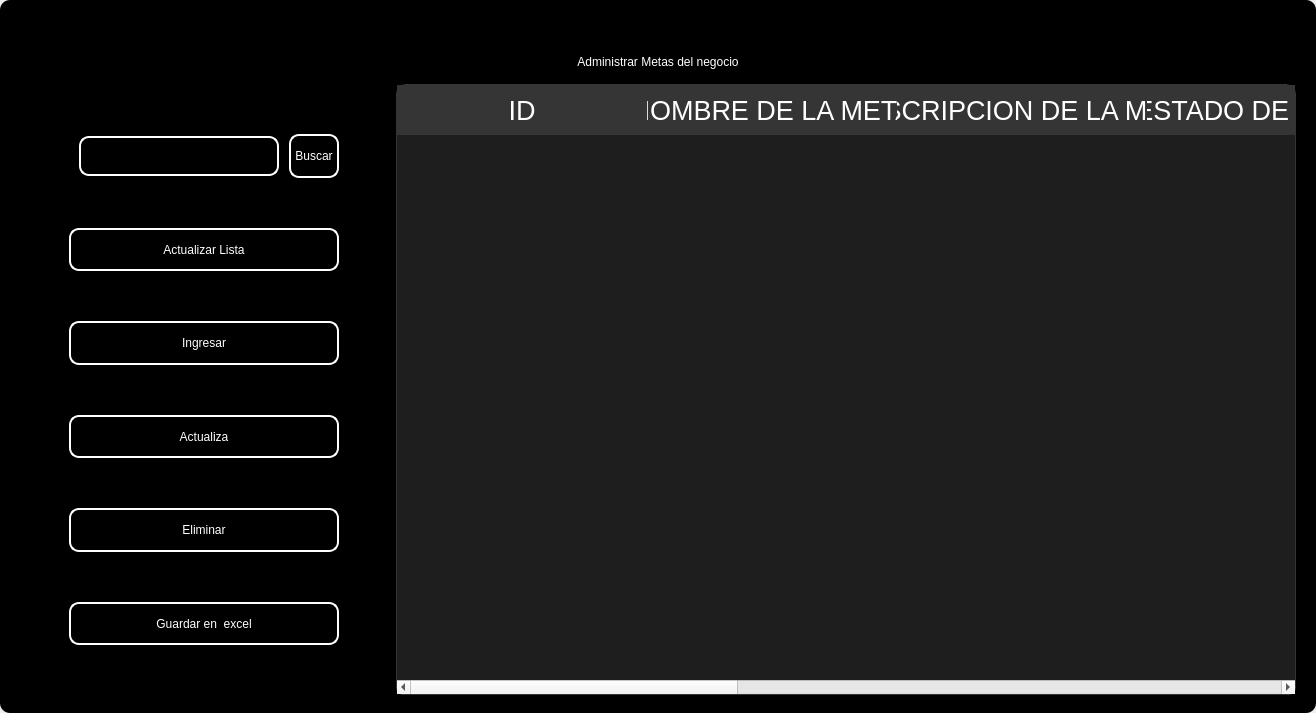
<?xml version="1.0" encoding="UTF-8"?>
<ui version="4.0">
 <class>MainWindow</class>
 <widget class="QMainWindow" name="MainWindow">
  <property name="geometry">
   <rect>
    <x>0</x>
    <y>0</y>
    <width>1316</width>
    <height>713</height>
   </rect>
  </property>
  <property name="windowTitle">
   <string>MainWindow</string>
  </property>
  <property name="styleSheet">
   <string notr="true"/>
  </property>
  <widget class="QWidget" name="centralwidget">
   <property name="styleSheet">
    <string notr="true"/>
   </property>
   <layout class="QVBoxLayout" name="verticalLayout">
    <property name="spacing">
     <number>0</number>
    </property>
    <property name="leftMargin">
     <number>0</number>
    </property>
    <property name="topMargin">
     <number>0</number>
    </property>
    <property name="rightMargin">
     <number>0</number>
    </property>
    <property name="bottomMargin">
     <number>0</number>
    </property>
    <item>
     <widget class="QFrame" name="frame">
      <property name="enabled">
       <bool>true</bool>
      </property>
      <property name="styleSheet">
       <string notr="true">
QFrame {
border-radius:10px;
	background-color: rgb(0, 0, 0);
 }
</string>
      </property>
      <property name="frameShape">
       <enum>QFrame::StyledPanel</enum>
      </property>
      <property name="frameShadow">
       <enum>QFrame::Raised</enum>
      </property>
      <layout class="QVBoxLayout" name="verticalLayout_2">
       <item>
        <widget class="QFrame" name="frame_superior">
         <property name="minimumSize">
          <size>
           <width>0</width>
           <height>40</height>
          </size>
         </property>
         <property name="maximumSize">
          <size>
           <width>16777215</width>
           <height>40</height>
          </size>
         </property>
         <property name="styleSheet">
          <string notr="true">QPushButton{
border-radius:18px;
}

QPushButton:hover{
	background-color: rgb(0, 0, 0);
}
</string>
         </property>
         <property name="frameShape">
          <enum>QFrame::StyledPanel</enum>
         </property>
         <property name="frameShadow">
          <enum>QFrame::Raised</enum>
         </property>
         <layout class="QHBoxLayout" name="horizontalLayout_3">
          <property name="spacing">
           <number>4</number>
          </property>
          <property name="leftMargin">
           <number>0</number>
          </property>
          <property name="topMargin">
           <number>0</number>
          </property>
          <property name="rightMargin">
           <number>0</number>
          </property>
          <property name="bottomMargin">
           <number>0</number>
          </property>
          <item>
           <widget class="QPushButton" name="btn_icon">
            <property name="text">
             <string/>
            </property>
            <property name="iconSize">
             <size>
              <width>40</width>
              <height>40</height>
             </size>
            </property>
           </widget>
          </item>
          <item>
           <spacer name="horizontalSpacer_2">
            <property name="orientation">
             <enum>Qt::Horizontal</enum>
            </property>
            <property name="sizeHint" stdset="0">
             <size>
              <width>443</width>
              <height>20</height>
             </size>
            </property>
           </spacer>
          </item>
          <item>
           <widget class="QPushButton" name="btn_exit">
            <property name="minimumSize">
             <size>
              <width>38</width>
              <height>38</height>
             </size>
            </property>
            <property name="maximumSize">
             <size>
              <width>38</width>
              <height>38</height>
             </size>
            </property>
            <property name="text">
             <string/>
            </property>
            <property name="iconSize">
             <size>
              <width>35</width>
              <height>35</height>
             </size>
            </property>
           </widget>
          </item>
          <item>
           <widget class="QPushButton" name="bt_minimizar">
            <property name="minimumSize">
             <size>
              <width>38</width>
              <height>38</height>
             </size>
            </property>
            <property name="maximumSize">
             <size>
              <width>38</width>
              <height>38</height>
             </size>
            </property>
            <property name="cursor">
             <cursorShape>PointingHandCursor</cursorShape>
            </property>
            <property name="text">
             <string/>
            </property>
            <property name="icon">
             <iconset>
              <normaloff>image/minus.svg</normaloff>image/minus.svg</iconset>
            </property>
            <property name="iconSize">
             <size>
              <width>38</width>
              <height>38</height>
             </size>
            </property>
           </widget>
          </item>
          <item>
           <widget class="QPushButton" name="bt_maximizar">
            <property name="minimumSize">
             <size>
              <width>38</width>
              <height>38</height>
             </size>
            </property>
            <property name="maximumSize">
             <size>
              <width>38</width>
              <height>38</height>
             </size>
            </property>
            <property name="cursor">
             <cursorShape>PointingHandCursor</cursorShape>
            </property>
            <property name="text">
             <string/>
            </property>
            <property name="icon">
             <iconset>
              <normaloff>image/chevron-up.svg</normaloff>image/chevron-up.svg</iconset>
            </property>
            <property name="iconSize">
             <size>
              <width>38</width>
              <height>38</height>
             </size>
            </property>
           </widget>
          </item>
          <item>
           <widget class="QPushButton" name="bt_restaurar">
            <property name="minimumSize">
             <size>
              <width>38</width>
              <height>38</height>
             </size>
            </property>
            <property name="maximumSize">
             <size>
              <width>38</width>
              <height>38</height>
             </size>
            </property>
            <property name="cursor">
             <cursorShape>PointingHandCursor</cursorShape>
            </property>
            <property name="text">
             <string/>
            </property>
            <property name="icon">
             <iconset>
              <normaloff>image/chevron-down.svg</normaloff>image/chevron-down.svg</iconset>
            </property>
            <property name="iconSize">
             <size>
              <width>38</width>
              <height>38</height>
             </size>
            </property>
           </widget>
          </item>
          <item>
           <widget class="QPushButton" name="bt_cerrar">
            <property name="minimumSize">
             <size>
              <width>38</width>
              <height>38</height>
             </size>
            </property>
            <property name="maximumSize">
             <size>
              <width>38</width>
              <height>38</height>
             </size>
            </property>
            <property name="cursor">
             <cursorShape>PointingHandCursor</cursorShape>
            </property>
            <property name="text">
             <string/>
            </property>
            <property name="icon">
             <iconset>
              <normaloff>image/x.svg</normaloff>image/x.svg</iconset>
            </property>
            <property name="iconSize">
             <size>
              <width>38</width>
              <height>38</height>
             </size>
            </property>
           </widget>
          </item>
         </layout>
        </widget>
       </item>
       <item>
        <widget class="QLabel" name="label">
         <property name="styleSheet">
          <string notr="true">font: 30pt &quot;MS Shell Dlg 2&quot;;
color: rgb(255, 255, 255);</string>
         </property>
         <property name="text">
          <string>Administrar Metas del negocio</string>
         </property>
         <property name="alignment">
          <set>Qt::AlignCenter</set>
         </property>
        </widget>
       </item>
       <item>
        <widget class="QFrame" name="frame_3">
         <property name="minimumSize">
          <size>
           <width>0</width>
           <height>0</height>
          </size>
         </property>
         <property name="frameShape">
          <enum>QFrame::StyledPanel</enum>
         </property>
         <property name="frameShadow">
          <enum>QFrame::Raised</enum>
         </property>
         <layout class="QHBoxLayout" name="horizontalLayout_4">
          <property name="leftMargin">
           <number>9</number>
          </property>
          <property name="topMargin">
           <number>9</number>
          </property>
          <property name="rightMargin">
           <number>9</number>
          </property>
          <item>
           <layout class="QVBoxLayout" name="verticalLayout_4">
            <property name="spacing">
             <number>50</number>
            </property>
            <property name="sizeConstraint">
             <enum>QLayout::SetDefaultConstraint</enum>
            </property>
            <property name="leftMargin">
             <number>50</number>
            </property>
            <property name="topMargin">
             <number>50</number>
            </property>
            <property name="rightMargin">
             <number>50</number>
            </property>
            <property name="bottomMargin">
             <number>50</number>
            </property>
            <item>
             <layout class="QHBoxLayout" name="horizontalLayout">
              <property name="spacing">
               <number>10</number>
              </property>
              <property name="leftMargin">
               <number>10</number>
              </property>
              <property name="topMargin">
               <number>0</number>
              </property>
              <property name="bottomMargin">
               <number>0</number>
              </property>
              <item>
               <widget class="QLineEdit" name="searchtxt">
                <property name="minimumSize">
                 <size>
                  <width>200</width>
                  <height>25</height>
                 </size>
                </property>
                <property name="maximumSize">
                 <size>
                  <width>150</width>
                  <height>40</height>
                 </size>
                </property>
                <property name="styleSheet">
                 <string notr="true">QLabel {
	color: rgb(255, 255, 254);
	font: 12pt &quot;Arial&quot;;
	background-color: rgba(0, 0, 0,0);
}

QTextEdit{
background-color: rgba(0, 0, 0,0);
border-radius:10px; 
font: 12pt &quot;Arial&quot;;
color: rgb(255, 255, 254);
border: 2px solid  rgb(255, 255, 255);

}

QTextEdit:hover{
background-color: rgba(0, 0, 0,0);
border-radius:10px; 
font: 12pt &quot;Arial&quot;;
border: 2px solid  rgb(120, 0, 171);
}

QTextEdit:focus{
background-color: rgb(0, 0, 0);
border-radius:10px; 
font: 12pt &quot;Arial&quot;;
border: 2px solid rgb(120, 0, 171);
}

QLineEdit{
background-color: rgba(0, 0, 0,0);
border-radius:10px; 
font: 12pt &quot;Arial&quot;;
color: rgb(255, 255, 254);
border: 2px solid  rgb(255, 255, 255);

}

QLineEdit:hover{
background-color: rgba(0, 0, 0,0);
border-radius:10px; 
font: 12pt &quot;Arial&quot;;
border: 2px solid  rgb(120, 0, 171);
}

QLineEdit:focus{
background-color: rgb(0, 0, 0);
border-radius:10px; 
font: 12pt &quot;Arial&quot;;
border: 2px solid rgb(120, 0, 171);
}

QCheckBox{
	font: 12pt &quot;Arial&quot;;
	color: rgb(255, 255, 255);
}

QCheckBox::indicator {
    width: 18px;
    height:18px;
}

QCheckBox::indicator:unchecked {
   background-image: url(image/square.svg);
}

QCheckBox::indicator:checked {
   background-image: url(image/check-square.svg);
}

QPushButton{
border-radius:10px; 
font: 12pt &quot;Arial&quot;;
color: rgb(255, 255, 254);
border: 2px solid #ffffff;
}

QPushButton:hover{
border-radius:10px; 
font: 12pt &quot;Arial&quot;;
color: rgb(255, 255, 255);
border: 2px solid rgb(120, 0, 171);
	background-color: rgb(120, 0, 171);
}
</string>
                </property>
               </widget>
              </item>
              <item>
               <widget class="QPushButton" name="btn_search">
                <property name="sizePolicy">
                 <sizepolicy hsizetype="Minimum" vsizetype="Fixed">
                  <horstretch>0</horstretch>
                  <verstretch>0</verstretch>
                 </sizepolicy>
                </property>
                <property name="minimumSize">
                 <size>
                  <width>0</width>
                  <height>15</height>
                 </size>
                </property>
                <property name="maximumSize">
                 <size>
                  <width>100</width>
                  <height>50</height>
                 </size>
                </property>
                <property name="cursor">
                 <cursorShape>PointingHandCursor</cursorShape>
                </property>
                <property name="styleSheet">
                 <string notr="true">QPushButton{
border-radius:10px; 
font: 12pt &quot;Arial&quot;;
color: rgb(255, 255, 254);
border: 2px solid #ffffff;
}

QPushButton:hover{
border-radius:10px; 
font: 12pt &quot;Arial&quot;;
color: rgb(255, 255, 255);
border: 2px solid rgb(120, 0, 171);
	background-color: rgb(120, 0, 171);
}</string>
                </property>
                <property name="text">
                 <string>Buscar</string>
                </property>
               </widget>
              </item>
             </layout>
            </item>
            <item>
             <widget class="QPushButton" name="btn_get">
              <property name="minimumSize">
               <size>
                <width>50</width>
                <height>40</height>
               </size>
              </property>
              <property name="maximumSize">
               <size>
                <width>300</width>
                <height>50</height>
               </size>
              </property>
              <property name="cursor">
               <cursorShape>PointingHandCursor</cursorShape>
              </property>
              <property name="styleSheet">
               <string notr="true">QPushButton{
border-radius:10px; 
font: 12pt &quot;Arial&quot;;
color: rgb(255, 255, 254);
border: 2px solid #ffffff;
}

QPushButton:hover{
border-radius:10px; 
font: 12pt &quot;Arial&quot;;
color: rgb(255, 255, 255);
border: 2px solid rgb(120, 0, 171);
	background-color: rgb(120, 0, 171);
}</string>
              </property>
              <property name="text">
               <string>Actualizar Lista</string>
              </property>
              <property name="iconSize">
               <size>
                <width>35</width>
                <height>35</height>
               </size>
              </property>
             </widget>
            </item>
            <item>
             <widget class="QPushButton" name="btn_add">
              <property name="minimumSize">
               <size>
                <width>0</width>
                <height>40</height>
               </size>
              </property>
              <property name="maximumSize">
               <size>
                <width>300</width>
                <height>50</height>
               </size>
              </property>
              <property name="cursor">
               <cursorShape>PointingHandCursor</cursorShape>
              </property>
              <property name="styleSheet">
               <string notr="true">QPushButton{
border-radius:10px; 
font: 12pt &quot;Arial&quot;;
color: rgb(255, 255, 254);
border: 2px solid #ffffff;
}

QPushButton:hover{
border-radius:10px; 
font: 12pt &quot;Arial&quot;;
color: rgb(255, 255, 255);
border: 2px solid rgb(120, 0, 171);
	background-color: rgb(120, 0, 171);
}</string>
              </property>
              <property name="text">
               <string>Ingresar</string>
              </property>
              <property name="iconSize">
               <size>
                <width>35</width>
                <height>35</height>
               </size>
              </property>
             </widget>
            </item>
            <item>
             <widget class="QPushButton" name="btn_update">
              <property name="minimumSize">
               <size>
                <width>0</width>
                <height>40</height>
               </size>
              </property>
              <property name="maximumSize">
               <size>
                <width>300</width>
                <height>50</height>
               </size>
              </property>
              <property name="cursor">
               <cursorShape>PointingHandCursor</cursorShape>
              </property>
              <property name="styleSheet">
               <string notr="true">QPushButton{
border-radius:10px; 
font: 12pt &quot;Arial&quot;;
color: rgb(255, 255, 254);
border: 2px solid #ffffff;
}

QPushButton:hover{
border-radius:10px; 
font: 12pt &quot;Arial&quot;;
color: rgb(255, 255, 255);
border: 2px solid rgb(120, 0, 171);
	background-color: rgb(120, 0, 171);
}</string>
              </property>
              <property name="text">
               <string>Actualiza</string>
              </property>
              <property name="iconSize">
               <size>
                <width>35</width>
                <height>35</height>
               </size>
              </property>
             </widget>
            </item>
            <item>
             <widget class="QPushButton" name="btn_delete">
              <property name="minimumSize">
               <size>
                <width>0</width>
                <height>40</height>
               </size>
              </property>
              <property name="maximumSize">
               <size>
                <width>300</width>
                <height>50</height>
               </size>
              </property>
              <property name="cursor">
               <cursorShape>PointingHandCursor</cursorShape>
              </property>
              <property name="styleSheet">
               <string notr="true">QPushButton{
border-radius:10px; 
font: 12pt &quot;Arial&quot;;
color: rgb(255, 255, 254);
border: 2px solid #ffffff;
}

QPushButton:hover{
border-radius:10px; 
font: 12pt &quot;Arial&quot;;
color: rgb(255, 255, 255);
border: 2px solid rgb(120, 0, 171);
	background-color: rgb(120, 0, 171);
}</string>
              </property>
              <property name="text">
               <string>Eliminar</string>
              </property>
              <property name="iconSize">
               <size>
                <width>35</width>
                <height>35</height>
               </size>
              </property>
             </widget>
            </item>
            <item>
             <widget class="QPushButton" name="btn_excel">
              <property name="minimumSize">
               <size>
                <width>10</width>
                <height>40</height>
               </size>
              </property>
              <property name="maximumSize">
               <size>
                <width>300</width>
                <height>50</height>
               </size>
              </property>
              <property name="cursor">
               <cursorShape>PointingHandCursor</cursorShape>
              </property>
              <property name="styleSheet">
               <string notr="true">QPushButton{
border-radius:10px; 
font: 12pt &quot;Arial&quot;;
color: rgb(255, 255, 254);
border: 2px solid #ffffff;
}

QPushButton:hover{
border-radius:10px; 
font: 12pt &quot;Arial&quot;;
color: rgb(255, 255, 255);
border: 2px solid rgb(120, 0, 171);
	background-color: rgb(120, 0, 171);
}</string>
              </property>
              <property name="text">
               <string>Guardar en  excel</string>
              </property>
              <property name="iconSize">
               <size>
                <width>35</width>
                <height>35</height>
               </size>
              </property>
             </widget>
            </item>
           </layout>
          </item>
          <item>
           <widget class="QTableWidget" name="table_goal">
            <property name="minimumSize">
             <size>
              <width>900</width>
              <height>0</height>
             </size>
            </property>
            <property name="maximumSize">
             <size>
              <width>700</width>
              <height>16777215</height>
             </size>
            </property>
            <property name="styleSheet">
             <string notr="true">QTableView {
	background-color: rgba(255, 255, 255, 30); 	
	border: 1px solid rgba(255,255,255,40);
	border-bottom-right-radius: 7px; 
	border-bottom-left-radius: 7px; 
	color: white;
	font: 15pt &quot;MS Shell Dlg 2&quot;;
}

QHeaderView::section {
background-color: rgb(53, 53, 53);
color: white;
border: none;
height: 50px;
font-size: 20pt;
}

QTableView::item {
    border-style: none;
    border-bottom: 1px solid rgba(255,255,255,50);
    padding-left: auto;
    padding-right: auto;
}

QTableView::item:selected{
	border: none;
	color: rgb(255, 255, 255);
    background-color: rgba(255, 255, 255, 50);
}
</string>
            </property>
            <property name="lineWidth">
             <number>1</number>
            </property>
            <property name="editTriggers">
             <set>QAbstractItemView::NoEditTriggers</set>
            </property>
            <attribute name="horizontalHeaderDefaultSectionSize">
             <number>250</number>
            </attribute>
            <column>
             <property name="text">
              <string>ID</string>
             </property>
            </column>
            <column>
             <property name="text">
              <string>NOMBRE DE LA META</string>
             </property>
            </column>
            <column>
             <property name="text">
              <string>DESCRIPCION DE LA META</string>
             </property>
            </column>
            <column>
             <property name="text">
              <string>ESTADO DE LA META</string>
             </property>
            </column>
            <column>
             <property name="text">
              <string>FECHA DE INICIO</string>
             </property>
            </column>
            <column>
             <property name="text">
              <string>FECHA DE TERMINO</string>
             </property>
            </column>
            <column>
             <property name="text">
              <string>ID DE LA EMPRESA</string>
             </property>
            </column>
            <column>
             <property name="text">
              <string>NOMBRE DEL NEGOCIO</string>
             </property>
            </column>
           </widget>
          </item>
         </layout>
        </widget>
       </item>
      </layout>
     </widget>
    </item>
   </layout>
  </widget>
 </widget>
 <resources/>
 <connections/>
</ui>
